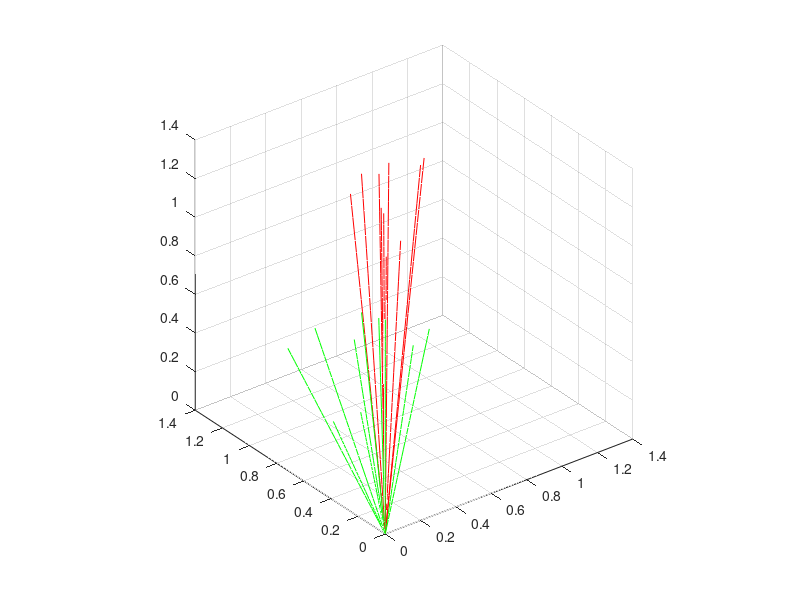

Write the MATLAB code that produced this figure.
% Problem 5.4
clear
for i = 1:10
	v(i) = 1/i;
end

T = toeplitz(v');
A = T(1:3, 1:3);

np = 10;
for i = 1:np
	u = rand(3,1);
	u = u/norm(u);

	rst = A*u;
	
	Xa = linspace(0, u(1), 30);
	Ya = linspace(0, u(2), 30);
	Za = linspace(0, u(3), 30);

	plot3(Xa, Ya, Za, 'g');
	hold on;
	grid on;
	axis square;

	rst = A*u;
	X1a = linspace(0, rst(1), 30);
	Y1a = linspace(0, rst(2), 30);
	Z1a = linspace(0, rst(3), 30);
	
	plot3(X1a, Y1a, Z1a, 'r');
	pause;
	
	%plot3()
end
hold off
